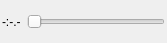
<?xml version="1.0" encoding="UTF-8"?>
<ui version="4.0">
 <class>SeekControls</class>
 <widget class="QWidget" name="SeekControls">
  <property name="geometry">
   <rect>
    <x>0</x>
    <y>0</y>
    <width>167</width>
    <height>43</height>
   </rect>
  </property>
  <property name="sizePolicy">
   <sizepolicy hsizetype="MinimumExpanding" vsizetype="Minimum">
    <horstretch>0</horstretch>
    <verstretch>0</verstretch>
   </sizepolicy>
  </property>
  <property name="windowTitle">
   <string>Form</string>
  </property>
  <layout class="QHBoxLayout" name="horizontalLayout">
   <property name="spacing">
    <number>-1</number>
   </property>
   <property name="margin">
    <number>2</number>
   </property>
   <item>
    <widget class="QLabel" name="timeDisplay">
     <property name="sizePolicy">
      <sizepolicy hsizetype="Minimum" vsizetype="Minimum">
       <horstretch>0</horstretch>
       <verstretch>0</verstretch>
      </sizepolicy>
     </property>
     <property name="text">
      <string notr="true">-:-.-</string>
     </property>
    </widget>
   </item>
   <item>
    <widget class="QSlider" name="timePosition">
     <property name="sizePolicy">
      <sizepolicy hsizetype="MinimumExpanding" vsizetype="Minimum">
       <horstretch>0</horstretch>
       <verstretch>0</verstretch>
      </sizepolicy>
     </property>
     <property name="orientation">
      <enum>Qt::Horizontal</enum>
     </property>
     <property name="tracking">
      <bool>false</bool>
     </property>
    </widget>
   </item>
  </layout>
 </widget>
 <resources/>
 <connections/>
</ui>
